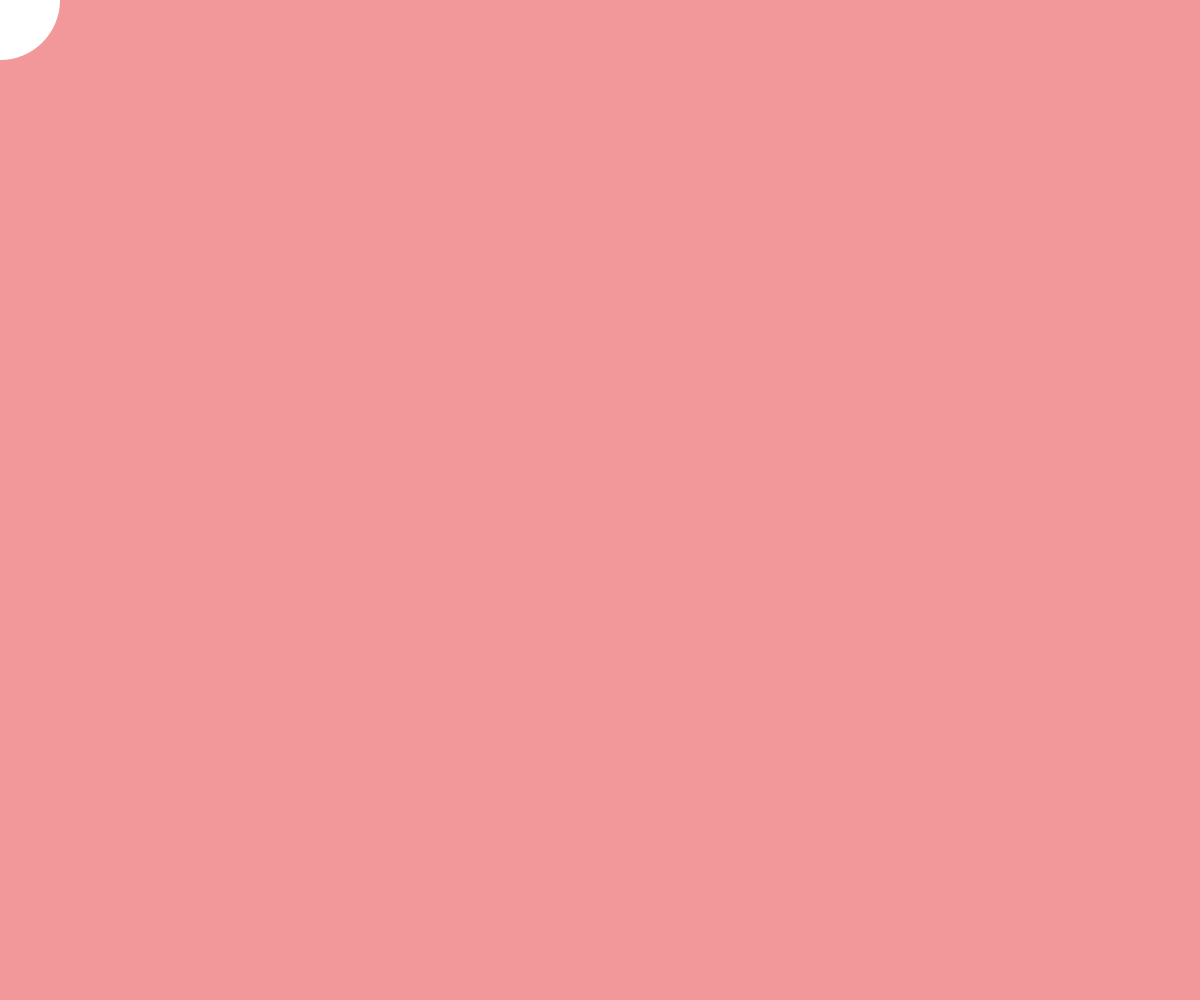
Frame 1 (no input)
Frame 60 (no input): identical to frame 1, image omitted
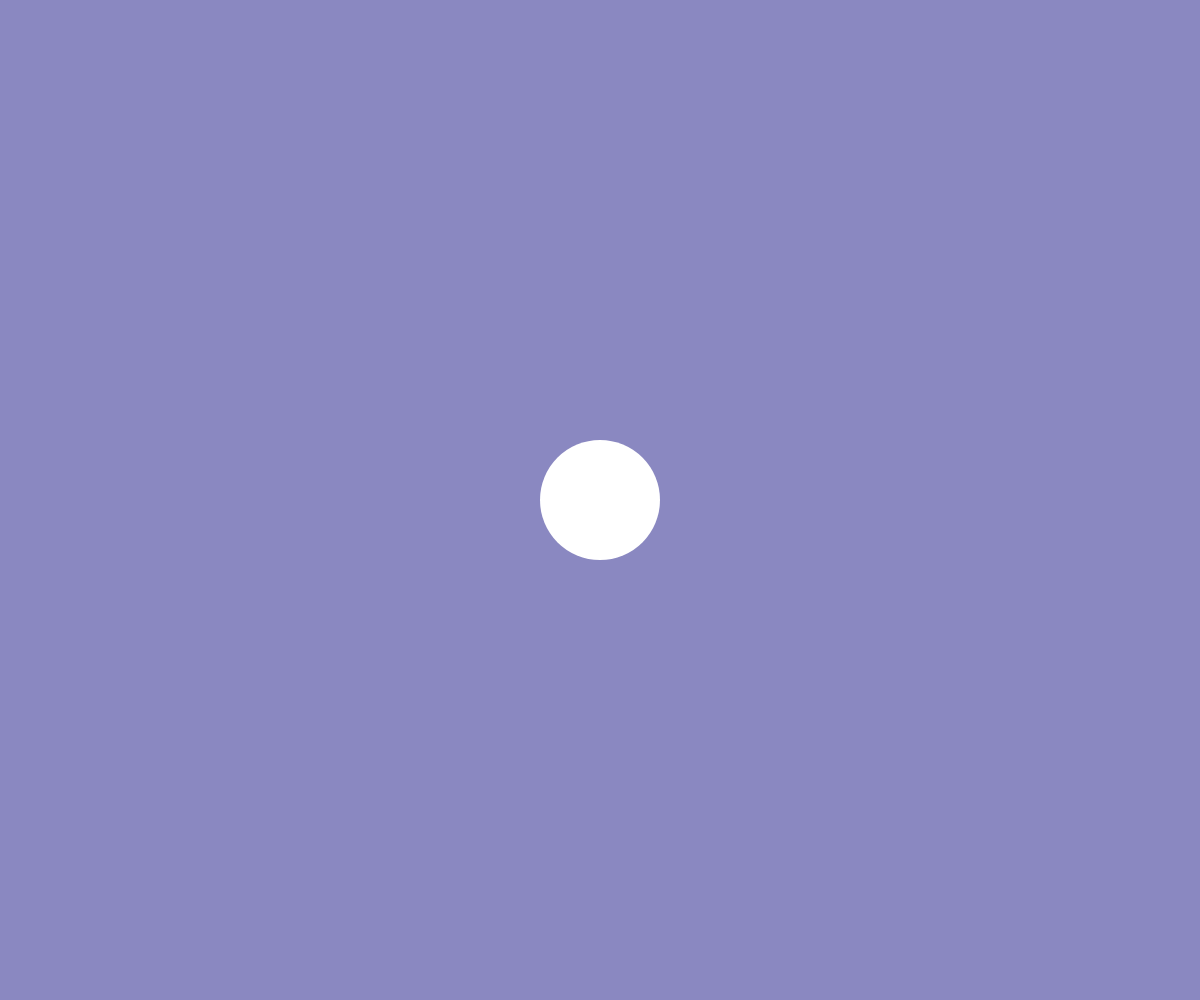
Frame 120 (the mouse pressed at the canvas centre since frame 60)

The p5.js sketch that drew these frames (run headless with seeded random() and noise() and a simulated clock; from frame 60 on, the mouse is pressed at the canvas centre):

// p5.js sketch
// ── sketch.js
function setup() {
  createCanvas(windowWidth, windowHeight);
}

function draw() {
if (mouseX < width /2){ //primeiro if/else

//segundo if/else
if (mouseY < height /2){
  background(242, 151, 154);}
  else{
  background(139, 199, 154);
 }
}


else { //primeiro if/else

//terceiro if/else
  if (mouseY < height /2) {
  background(249, 232, 165); }
  else {
  background(138, 136, 193);
  }
  }





strokeWeight(0);
circle(mouseX, mouseY, 120);



function windowResized() {
  resizeCanvas(windowWidth, windowHeight);
}
}
